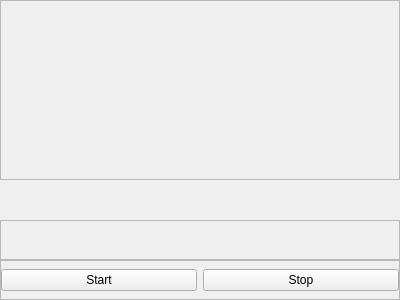
<?xml version="1.0" encoding="UTF-8"?>
<ui version="4.0">
 <class>Form</class>
 <widget class="QWidget" name="Form">
  <property name="geometry">
   <rect>
    <x>0</x>
    <y>0</y>
    <width>400</width>
    <height>300</height>
   </rect>
  </property>
  <property name="windowTitle">
   <string>Form</string>
  </property>
  <layout class="QVBoxLayout" name="verticalLayout">
   <property name="spacing">
    <number>0</number>
   </property>
   <property name="leftMargin">
    <number>0</number>
   </property>
   <property name="topMargin">
    <number>0</number>
   </property>
   <property name="rightMargin">
    <number>0</number>
   </property>
   <property name="bottomMargin">
    <number>0</number>
   </property>
   <item>
    <widget class="QFrame" name="paramFrame">
     <property name="frameShape">
      <enum>QFrame::StyledPanel</enum>
     </property>
     <property name="frameShadow">
      <enum>QFrame::Raised</enum>
     </property>
    </widget>
   </item>
   <item>
    <widget class="QLabel" name="specLabel">
     <property name="maximumSize">
      <size>
       <width>16777215</width>
       <height>40</height>
      </size>
     </property>
     <property name="text">
      <string/>
     </property>
    </widget>
   </item>
   <item>
    <widget class="QFrame" name="commandFrame">
     <property name="maximumSize">
      <size>
       <width>16777215</width>
       <height>40</height>
      </size>
     </property>
     <property name="frameShape">
      <enum>QFrame::StyledPanel</enum>
     </property>
     <property name="frameShadow">
      <enum>QFrame::Raised</enum>
     </property>
     <layout class="QHBoxLayout" name="commandLayout"/>
    </widget>
   </item>
   <item>
    <widget class="QFrame" name="frame">
     <property name="maximumSize">
      <size>
       <width>16777215</width>
       <height>40</height>
      </size>
     </property>
     <property name="frameShape">
      <enum>QFrame::StyledPanel</enum>
     </property>
     <property name="frameShadow">
      <enum>QFrame::Raised</enum>
     </property>
     <layout class="QHBoxLayout" name="horizontalLayout">
      <property name="leftMargin">
       <number>0</number>
      </property>
      <property name="topMargin">
       <number>0</number>
      </property>
      <property name="rightMargin">
       <number>0</number>
      </property>
      <property name="bottomMargin">
       <number>0</number>
      </property>
      <item>
       <widget class="QPushButton" name="startButton">
        <property name="text">
         <string>Start</string>
        </property>
       </widget>
      </item>
      <item>
       <widget class="QPushButton" name="stopButton">
        <property name="text">
         <string>Stop</string>
        </property>
       </widget>
      </item>
     </layout>
    </widget>
   </item>
  </layout>
 </widget>
 <resources/>
 <connections/>
</ui>
